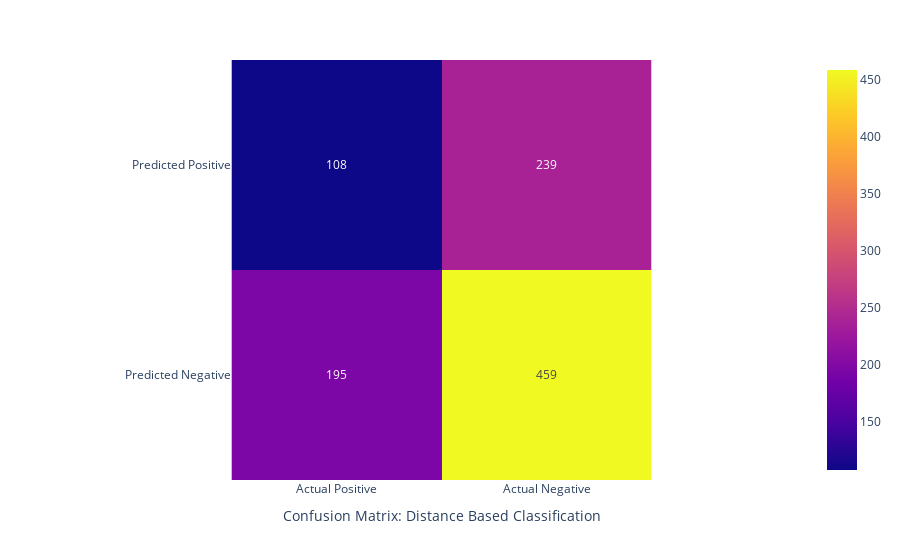

This figure's notebook cell:
### Code cell
# find quartile ranges
plt.boxplot([healthyConcavity,cancerConcavity], labels = ['Healthy concavity', 'Cancerous concavity'])
plt.title('Concavity Score of Healthy Cells vs. Cancerous Cells')
#plt.xlabel("Healthy vs. Cancerous")
plt.ylabel("Concavity Score")
print("Healthy concavity quartiles:", np.quantile(healthyConcavity, [.25, .5, .75]))
print("Cancer concavity quartiles:", np.quantile(cancerConcavity, [.25, .5, .75]))

# get cutoff value halfway between upper quartile of healthy and lower quartile of cancerous
cutoff = (np.quantile(healthyConcavity, [.75]) + np.quantile(cancerConcavity, [.25]))/2
print("Cutoff halfway between upper quartile of healthy and lower quartile of cancer:", cutoff)

# concavity < cutoff is computed as healthy (0), cancer (1) otherwise
computedClasses = np.array(np.zeros(len(testConcavity)))
for i in range(len(testConcavity)):
    if testConcavity[i] < cutoff:
        computedClasses[i] = 0
    else:
        computedClasses[i] = 1

# validate against known labels
correctCancer = 0
totalCancer = 0
correctHealthy = 0
totalHealthy = 0
for i in range(len(testConcavity)):
    if test_labels['labels'].loc[i] == 0:
        totalCancer += 1
        if computedClasses[i] == 0:
            correctCancer += 1
    if test_labels['labels'].loc[i] == 1:
        totalHealthy += 1
        if computedClasses[i] == 1:
            correctHealthy += 1
            
print("Correctly identified cancerous cells:", correctCancer)
print("Total cancerous cells:", totalCancer)
print("Correctly identified healthy cells:", correctHealthy)
print("Total healthy cells:", totalHealthy)
print("Accuracy:", (correctCancer+correctHealthy)/(totalCancer+totalHealthy))

#DEBUG - confusion_matrix = metrics.confusion_matrix(test_labels['labels'].loc[:20], computedClasses[:21])
confusion_matrix = metrics.confusion_matrix(test_labels['labels'].loc[:1000], computedClasses)
px.imshow(
    confusion_matrix, text_auto=True,
    labels=dict(x="Confusion Matrix: Distance Based Classification"),
    x=['Actual Positive', 'Actual Negative'],
    y=['Predicted Positive', 'Predicted Negative']
)

### Figure 1 — Plotly figure (JSON) as saved in the notebook; plotly's stock layout.template omitted (floating-point values rounded to 4 significant figures)
{"data": [{"coloraxis": "coloraxis", "hovertemplate": "Confusion Matrix: Distance Based Classification: %{x}<br>y: %{y}<br>color: %{z}<extra></extra>", "name": "0", "texttemplate": "%{z}", "type": "heatmap", "x": ["Actual Positive", "Actual Negative"], "xaxis": "x", "y": ["Predicted Positive", "Predicted Negative"], "yaxis": "y", "z": [[108, 239], [195, 459]]}], "layout": {"coloraxis": {"colorscale": [[0, "#0d0887"], [0.1111, "#46039f"], [0.2222, "#7201a8"], [0.3333, "#9c179e"], [0.4444, "#bd3786"], [0.5556, "#d8576b"], [0.6667, "#ed7953"], [0.7778, "#fb9f3a"], [0.8889, "#fdca26"], [1, "#f0f921"]]}, "margin": {"t": 60}, "xaxis": {"anchor": "y", "constrain": "domain", "domain": [0, 1], "scaleanchor": "y", "title": {"text": "Confusion Matrix: Distance Based Classification"}}, "yaxis": {"anchor": "x", "autorange": "reversed", "constrain": "domain", "domain": [0, 1]}}}
